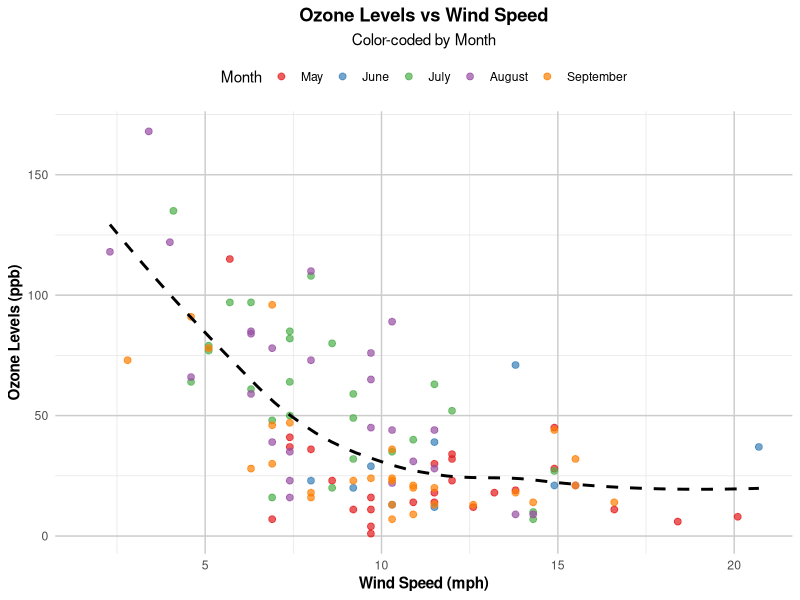
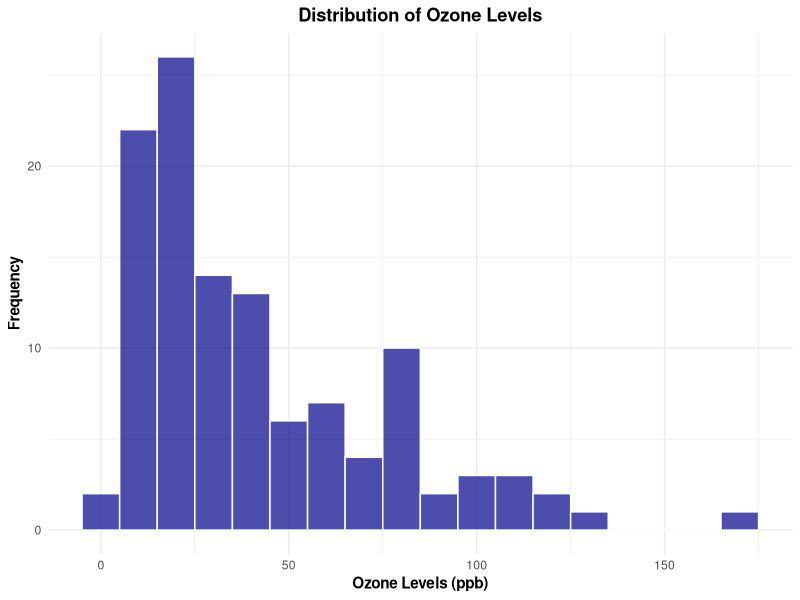

These charts were generated, in order, by the following R code:
## ---- chunk 1
#| echo: false
#| warning: false
library(knitr)

# Calculate descriptive statistics
descriptive_stats <- data.frame(
  Statistic = c("Mean", "Median", "Std Dev", "Min", "Max"),
  Ozone = c(mean(airquality$Ozone, na.rm = TRUE), 
            median(airquality$Ozone, na.rm = TRUE), 
            sd(airquality$Ozone, na.rm = TRUE), 
            min(airquality$Ozone, na.rm = TRUE), 
            max(airquality$Ozone, na.rm = TRUE)),
  Wind = c(mean(airquality$Wind, na.rm = TRUE), 
           median(airquality$Wind, na.rm = TRUE), 
           sd(airquality$Wind, na.rm = TRUE), 
           min(airquality$Wind, na.rm = TRUE), 
           max(airquality$Wind, na.rm = TRUE))
)

# Display the table
kable(descriptive_stats, caption = "Descriptive Statistics for Ozone and Wind")
## ---- chunk 2
#| echo: false
#| warning: false
# Load the dataset
data(airquality)

# Convert Month to a factor for better plotting
airquality$Month <- factor(airquality$Month, 
                           levels = 5:9, 
                           labels = c("May", "June", "July", "August", "September"))

# Create the plot
library(ggplot2)
ggplot(airquality, aes(x = Wind, y = Ozone, color = Month)) +
  geom_point(size = 2, alpha = 0.7) +
  geom_smooth(method = "loess", se = FALSE, color = "black", linetype = "dashed") +
  scale_color_brewer(palette = "Set1") +
  labs(title = "Ozone Levels vs Wind Speed",
       subtitle = "Color-coded by Month",
       x = "Wind Speed (mph)",
       y = "Ozone Levels (ppb)",
       color = "Month") +
  theme_minimal() +
  theme(legend.position = "top",
        plot.title = element_text(face = "bold", hjust = 0.5),
        plot.subtitle = element_text(hjust = 0.5),
        axis.title = element_text(face = "bold"),
        panel.grid.major = element_line(color = "grey80"),
        panel.grid.minor = element_line(color = "grey90"))

## ---- chunk 3
#| echo: false
#| warning: false
library(kableExtra)

# Calculate monthly summary statistics
monthly_stats <- aggregate(Ozone ~ Month, data = airquality, function(x) {
  c(Mean = mean(x, na.rm = TRUE), 
    Median = median(x, na.rm = TRUE), 
    `Std Dev` = sd(x, na.rm = TRUE), 
    Min = min(x, na.rm = TRUE), 
    Max = max(x, na.rm = TRUE))
})

# Reshape the data for better presentation
monthly_stats <- do.call(data.frame, monthly_stats)
names(monthly_stats) <- c("Month", "Mean", "Median", "Std_Dev", "Min", "Max")

# Display the table
kable(monthly_stats, caption = "Monthly Summary Statistics for Ozone Levels", format = "markdown")

## ---- chunk 4
#| echo: false
#| warning: false
ggplot(airquality, aes(x = Ozone)) +
  geom_histogram(binwidth = 10, fill = "darkblue", color = "white", alpha = 0.7) +
  labs(title = "Distribution of Ozone Levels",
       x = "Ozone Levels (ppb)",
       y = "Frequency") +
  theme_minimal() +
  theme(plot.title = element_text(face = "bold", hjust = 0.5),
        axis.title = element_text(face = "bold"))
